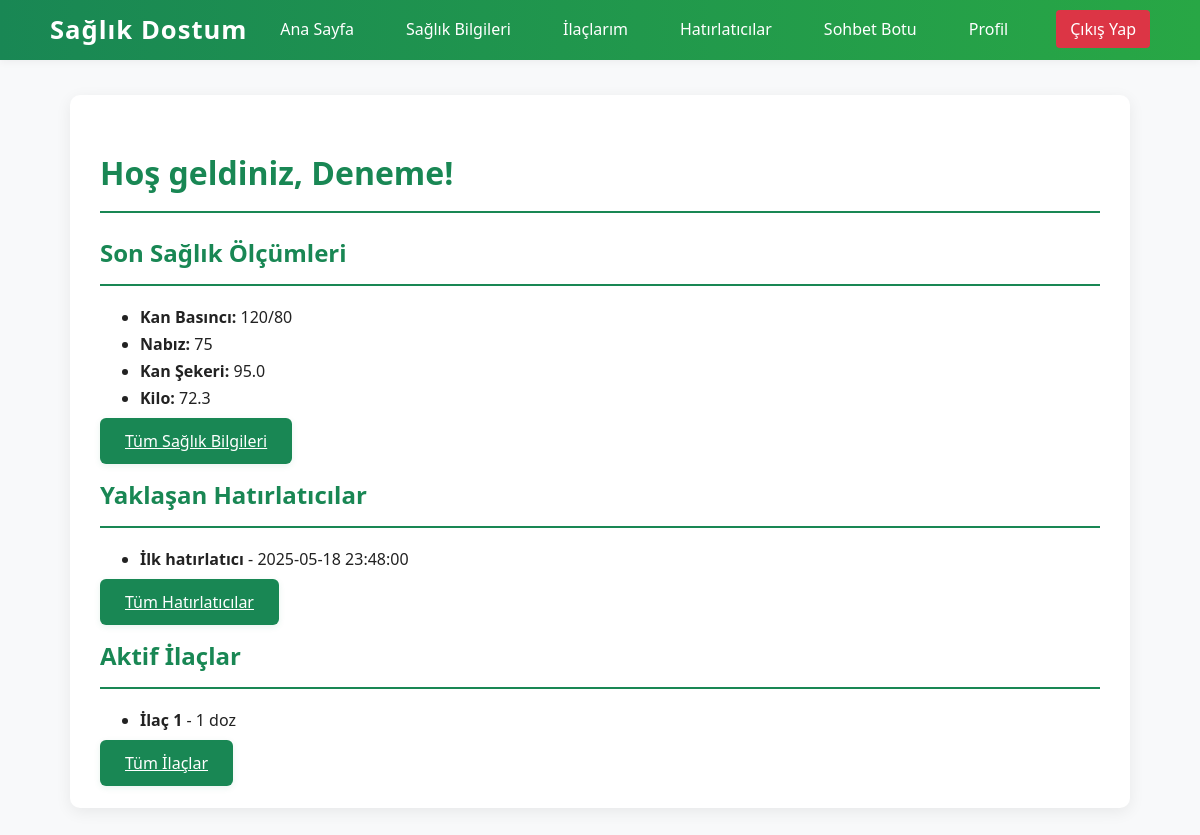
The app's page /dashboard (signed in) with its own data.
### tables this page shows
CREATE TABLE users (
    id INTEGER PRIMARY KEY AUTOINCREMENT,
    username TEXT UNIQUE NOT NULL,
    password TEXT NOT NULL,
    full_name TEXT,
    email TEXT,
    phone TEXT,
    role TEXT
);

CREATE TABLE health_data (
    id INTEGER PRIMARY KEY AUTOINCREMENT,
    user_id INTEGER,
    blood_pressure TEXT,
    heart_rate INTEGER,
    blood_sugar REAL,
    weight REAL,
    notes TEXT,
    timestamp DATETIME DEFAULT CURRENT_TIMESTAMP,
    FOREIGN KEY(user_id) REFERENCES users(id)
);

CREATE TABLE reminders (
    id INTEGER PRIMARY KEY AUTOINCREMENT,
    user_id INTEGER,
    title TEXT,
    description TEXT,
    reminder_time TEXT,
    repeat_interval TEXT,
    is_completed INTEGER DEFAULT 0,
    FOREIGN KEY(user_id) REFERENCES users(id)
);

CREATE TABLE medications (
    id INTEGER PRIMARY KEY AUTOINCREMENT,
    user_id INTEGER,
    name TEXT,
    dosage TEXT,
    frequency TEXT,
    start_date TEXT,
    end_date TEXT,
    instructions TEXT,
    FOREIGN KEY(user_id) REFERENCES users(id)
);

### app.py (the view)
@app.route('/dashboard')
def dashboard():
    if not session.get('user_id'):
        return redirect(url_for('index'))
    user_id = session['user_id']
    user = query_db('SELECT username, full_name, email, phone, role FROM users WHERE id = ?', [user_id], one=True)
    health_data = query_db('''
        SELECT blood_pressure, heart_rate, blood_sugar, weight
        FROM health_data WHERE user_id = ? ORDER BY timestamp DESC LIMIT 1
    ''', [user_id], one=True)
    medications = query_db('''
        SELECT name, dosage, start_date, end_date FROM medications
        WHERE user_id = ?
        ORDER BY end_date DESC
    ''', [user_id])
    reminders = query_db('''
        SELECT title, reminder_time
        FROM reminders
        WHERE user_id = ? AND datetime(reminder_time) >= datetime('now') AND (is_completed = 0 OR is_completed IS NULL)
        ORDER BY reminder_time ASC
    ''', [user_id])
    return render_template(
        'dashboard.html',
        user=user,
        health_data=health_data,
        reminders=reminders,
        medications=medications
    )

### app.py (called while the page is built)
def get_db():
    conn = sqlite3.connect(DATABASE)
    conn.row_factory = sqlite3.Row
    return conn

def query_db(query, args=(), one=False):
    conn = get_db()
    cursor = conn.execute(query, args)
    results = cursor.fetchall()
    close_db(conn)
    return (results[0] if results else None) if one else results

### templates/dashboard.html (shortened to what this page needs)
{% extends "base.html" %}
{% block content %}
<div class="welcome-box">
    <h1>Hoş geldiniz, {{ user.full_name }}!</h1>
</div>
<div class="dashboard-sections">
    <div class="dashboard-card">
        <h2>Son Sağlık Ölçümleri</h2>
        {% if health_data %}
        <ul>
            <li><strong>Kan Basıncı:</strong> {{ health_data.blood_pressure or 'N/A' }}</li>
            <li><strong>Nabız:</strong> {{ health_data.heart_rate or 'N/A' }}</li>
            <li><strong>Kan Şekeri:</strong> {{ health_data.blood_sugar or 'N/A' }}</li>
            <li><strong>Kilo:</strong> {{ health_data.weight or 'N/A' }}</li>
        </ul>
        {% else %}
        <p>Henüz sağlık verisi yok.</p>
        {% endif %}
        <a class="btn" href="/health">Tüm Sağlık Bilgileri</a>
    </div>
    <div class="dashboard-card">
        <h2>Yaklaşan Hatırlatıcılar</h2>
        {% if reminders %}
        <ul>
            {% for reminder in reminders %}
            <li><strong>{{ reminder.title }}</strong> - {{ reminder.reminder_time }}</li>
            {% endfor %}
        </ul>
        {% else %}
        <p>Yaklaşan hatırlatıcı yok.</p>
        {% endif %}
        <a class="btn" href="/reminders">Tüm Hatırlatıcılar</a>
    </div>
    <div class="dashboard-card">
        <h2>Aktif İlaçlar</h2>
        {% if medications %}
        <ul>
            {% for medication in medications %}
            <li><strong>{{ medication.name }}</strong>{% if medication.dosage %} - {{ medication.dosage }}{% endif %}</li>
            {% endfor %}
        </ul>
        {% else %}
        <p>Aktif ilaç yok.</p>
        {% endif %}
        <a class="btn" href="/medications">Tüm İlaçlar</a>
    </div>
</div>
{% endblock %}

### static/style.css (style rules this page uses)
body { font-family: 'Segoe UI', 'Roboto', 'Open Sans', sans-serif; margin: 0; padding: 0; background-color: #f8f9fa; color: #222; line-height: 1.7; }
h1, h2 { color: #198754; margin-bottom: 18px; border-bottom: 2px solid #198754; padding-bottom: 10px; }
button[type="submit"], .btn { background-color: #198754; color: white; padding: 12px 25px; border: none; border-radius: 6px; cursor: pointer; font-size: 16px; transition: background-color 0.3s, box-shadow 0.2s; box-shadow: 0 2px 6px rgba(25, 135, 84, 0.10); }

### records on screen
users: full_name "Deneme"
health_data: blood_pressure "120/80", heart_rate "75", blood_sugar "95.0", weight "72.3"
reminders: title "İlk hatırlatıcı", reminder_time "2025-05-18 23:48:00"
medications: name "İlaç 1", dosage "1 doz"
